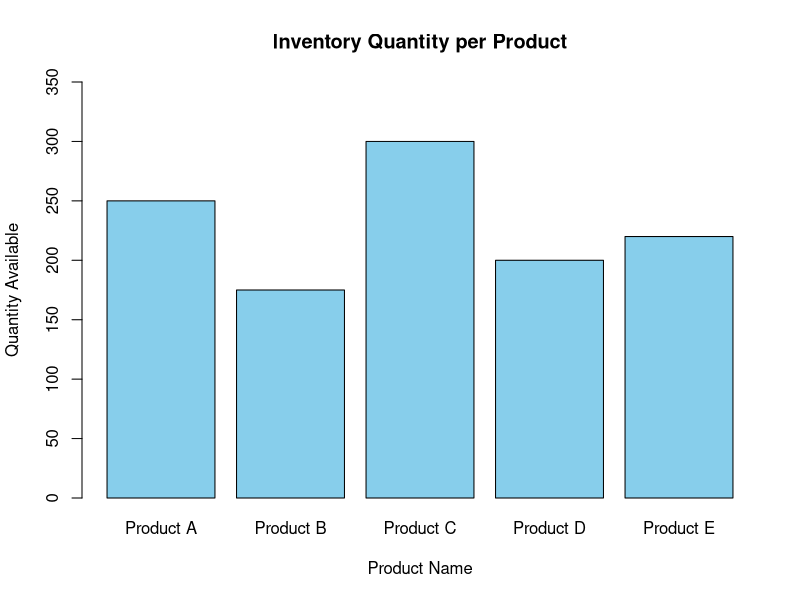

Write the R code that produced this figure.
# Create dataset for Set 4
inventory_data <- data.frame(
  Product_ID = c(1, 2, 3, 4, 5),
  Product_Name = c("Product A", "Product B", "Product C", "Product D", "Product E"),
  Category = c("Electronics", "Clothing", "Electronics", "Appliances", "Clothing"),
  Quantity_Available = c(250, 175, 300, 200, 220),
  Price = c(20, 15, 18, 25, 12)
)

print(inventory_data)

# 1. Bar Chart for Product Quantities
barplot(inventory_data$Quantity_Available, 
        names.arg = inventory_data$Product_Name, 
        col = "skyblue", 
        xlab = "Product Name", 
        ylab = "Quantity Available", 
        main = "Inventory Quantity per Product",
        ylim = c(0, 350))
